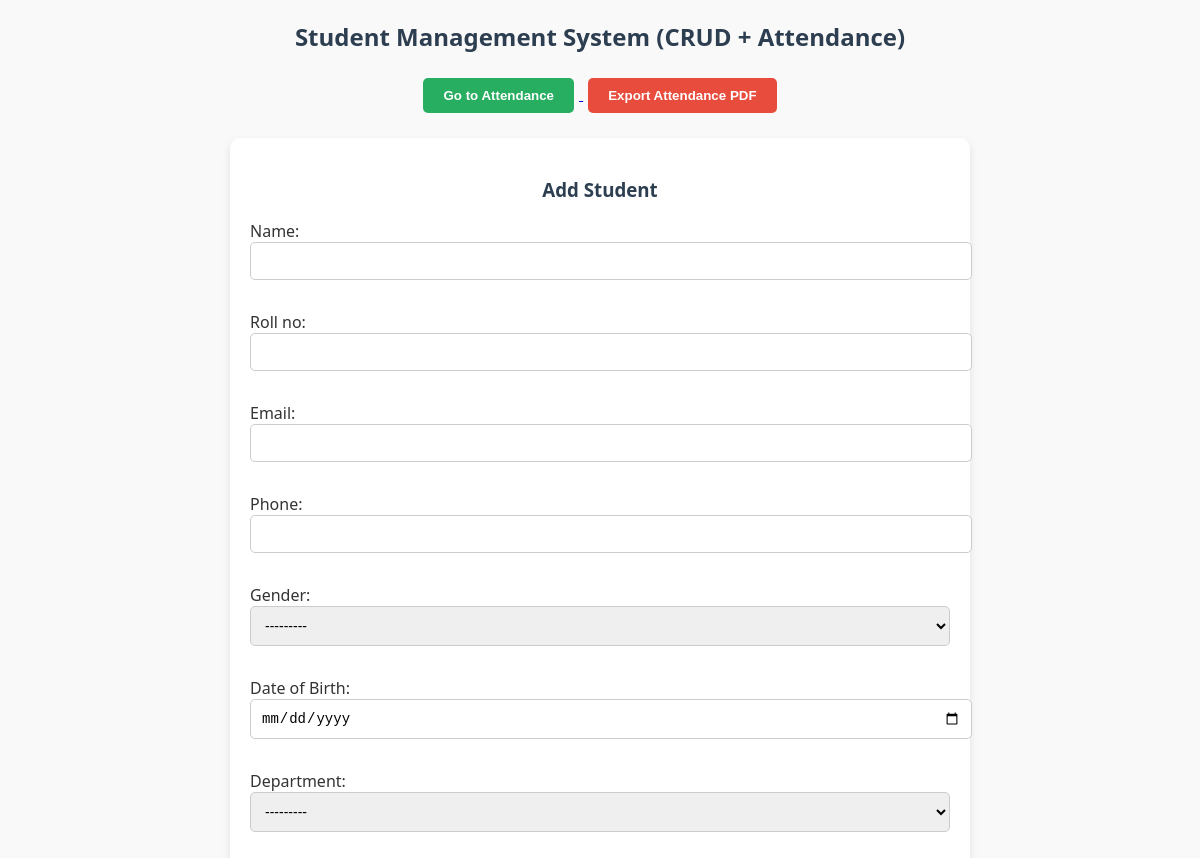
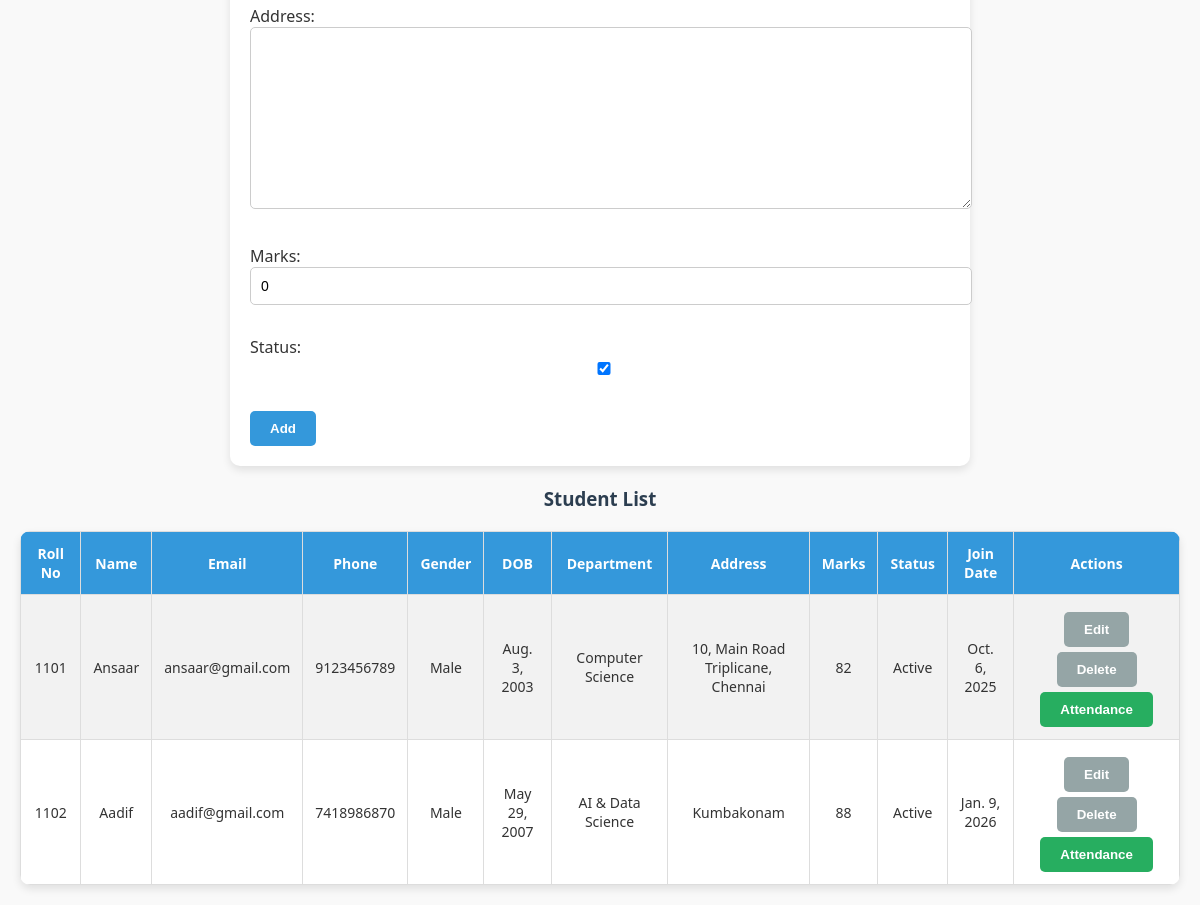
The page /students/ on the database its author committed (2 pictures, top to bottom).
### students/models.py (models this page shows, shortened)
class Student(models.Model):
    GENDER_CHOICES = [
        ('M', 'Male'),
        ('F', 'Female'),
        ('O', 'Other'),
    ]
    DEPARTMENT_CHOICES = [
        ('CSE', 'Computer Science'),
        ('IT', 'Information Technology'),
        ('ECE', 'Electronics & Communication'),
        ('EEE', 'Electrical & Electronics'),
        ('MECH', 'Mechanical'),
        ('CIVIL', 'Civil'),
        ('AI&DS', 'AI & Data Science'),
    ]
    name = models.CharField(max_length=100)
    roll_no = models.CharField(max_length=20, unique=True)
    email = models.EmailField(unique=True)
    phone = models.CharField(max_length=15)
    gender = models.CharField(max_length=1, choices=GENDER_CHOICES)
    dob = models.DateField(verbose_name="Date of Birth")
    department = models.CharField(max_length=20, choices=DEPARTMENT_CHOICES)
    address = models.TextField()
    join_date = models.DateField(auto_now_add=True)
    updated_at = models.DateTimeField(auto_now=True)
    marks = models.IntegerField(default=0)
    status = models.BooleanField(default=True)

### students/views.py (the view, shortened to what this page needs)
# urls.py: path('students/', student_view, name='students'),  # Single URL for all CRUD
def student_view(request):
    action = request.GET.get('action')
    student_id = request.GET.get('id')
    if action == 'add' and request.method == 'POST':
        form = StudentForm(request.POST)
        if form.is_valid():
            form.save()
            return redirect('/students/')
    elif action == 'delete' and student_id:
        student = get_object_or_404(Student, id=student_id)
        student.delete()
        return redirect('/students/')
    form = StudentForm()
    students = Student.objects.all()
    return render(request, 'students.html', {'form': form, 'students': students})

### students/forms.py
class StudentForm(forms.ModelForm):
    class Meta:
        model = Student
        fields = '__all__'
        widgets = {
            'dob': forms.DateInput(attrs={'type': 'date'}),
        }

### students/templates/students.html (shortened to what this page needs)
<!DOCTYPE html>
<html>
<head>
</head>
<body>
<h2>Student Management System (CRUD + Attendance)</h2>
<div class="top-buttons">
    <a href="/attendance/">
        <button>Go to Attendance</button>
    </a>
    <a href="/attendance/pdf/">
        <button class="pdf-btn">Export Attendance PDF</button>
    </a>
</div>
<form method="POST"
      action="{% if edit_mode %}?action=edit&id={{ edit_id }}{% else %}?action=add{% endif %}">
    <h3>{% if edit_mode %}Edit Student{% else %}Add Student{% endif %}</h3>
    {{ form.as_p }}
    <button type="submit">
        {% if edit_mode %}Update{% else %}Add{% endif %}
    </button>
</form>
<h3>Student List</h3>
<table>
    <tr>
        <th>Roll No</th>
        <th>Name</th>
        <th>Email</th>
        <th>Phone</th>
        <th>Gender</th>
        <th>DOB</th>
        <th>Department</th>
        <th>Address</th>
        <th>Marks</th>
        <th>Status</th>
        <th>Join Date</th>
        <th>Actions</th>
    </tr>
    {% for student in students %}
    <tr>
        <td data-label="Roll No">{{ student.roll_no }}</td>
        <td data-label="Name">{{ student.name }}</td>
        <td data-label="Email">{{ student.email }}</td>
        <td data-label="Phone">{{ student.phone }}</td>
        <td data-label="Gender">{{ student.get_gender_display }}</td>
        <td data-label="DOB">{{ student.dob }}</td>
        <td data-label="Department">{{ student.get_department_display }}</td>
        <td data-label="Address">{{ student.address }}</td>
        <td data-label="Marks">{{ student.marks }}</td>
        <td data-label="Status">
            {% if student.status %}Active{% else %}Inactive{% endif %}
        </td>
        <td data-label="Join Date">{{ student.join_date }}</td>
        <td data-label="Actions">
            <a href="?action=edit&id={{ student.id }}">
                <button>Edit</button>
            </a>
            <a href="?action=delete&id={{ student.id }}"
               onclick="return confirm('Are you sure to delete?')">
                <button>Delete</button>
            </a>
            <a href="/attendance/?student_id={{ student.id }}">
                <button style="background-color:#27ae60;">
                    Attendance
                </button>
            </a>
        </td>
    </tr>
    {% endfor %}
</table>
</body>
</html>

### students/templates/students.html (style rules this page uses)
body { font-family: 'Segoe UI', Tahoma, Geneva, Verdana, sans-serif; background-color: #f9f9f9; margin: 20px; color: #333; }
h2, h3 { text-align: center; color: #2c3e50; }
.top-buttons { text-align: center; margin-bottom: 20px; }
.top-buttons button { margin: 5px; background-color: #27ae60; }
.pdf-btn { background-color: #e74c3c !important; }
form { background-color: #fff; padding: 20px; max-width: 700px; margin: 20px auto; border-radius: 10px; box-shadow: 0 4px 8px rgba(0,0,0,0.1); }
input, select, textarea { width: 100%; padding: 10px; margin-bottom: 15px; border-radius: 5px; border: 1px solid #ccc; font-size: 14px; }
button { padding: 10px 20px; margin-top: 5px; background-color: #3498db; color: white; border: none; border-radius: 5px; cursor: pointer; font-weight: bold; transition: background 0.3s; }
a button { background-color: #95a5a6; }
table { border-collapse: collapse; width: 100%; max-width: 1200px; margin: 20px auto; background-color: #fff; box-shadow: 0 4px 8px rgba(0,0,0,0.1); border-radius: 10px; overflow: hidden; }
th, td { border: 1px solid #ddd; padding: 12px; text-align: center; font-size: 14px; }
th { background-color: #3498db; color: white; }
tr:nth-child(even) { background-color: #f2f2f2; }

### rows shown on the page
Student: roll_no "1101", name "Ansaar", email "ansaar@gmail.com", phone "9123456789", gender "Male", dob "Aug. 3, 2003", department "Computer Science", address "10, Main Road Triplicane, Chennai", marks "82", status "Active", join_date "Oct. 6, 2025"
Student: roll_no "1102", name "Aadif", email "aadif@gmail.com", phone "7418986870", gender "Male", dob "May 29, 2007", department "AI & Data Science", address "Kumbakonam", marks "88", status "Active", join_date "Jan. 9, 2026"
